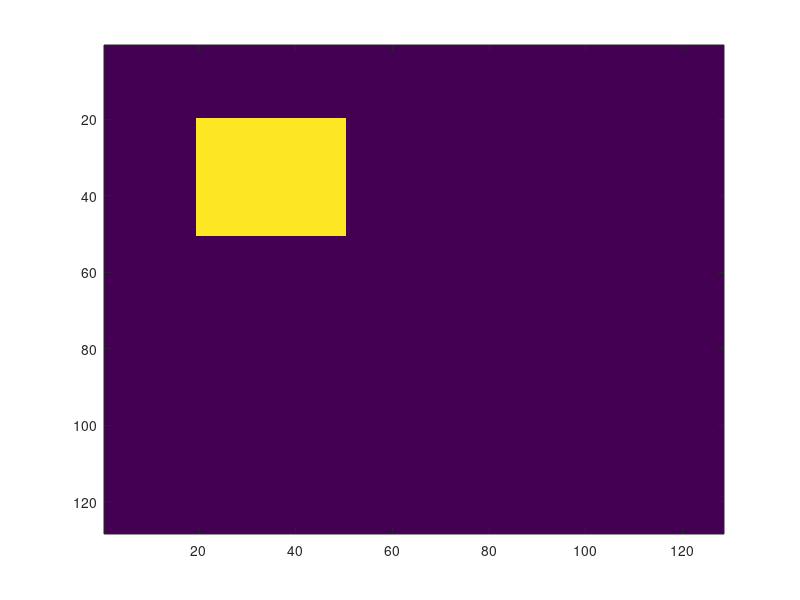
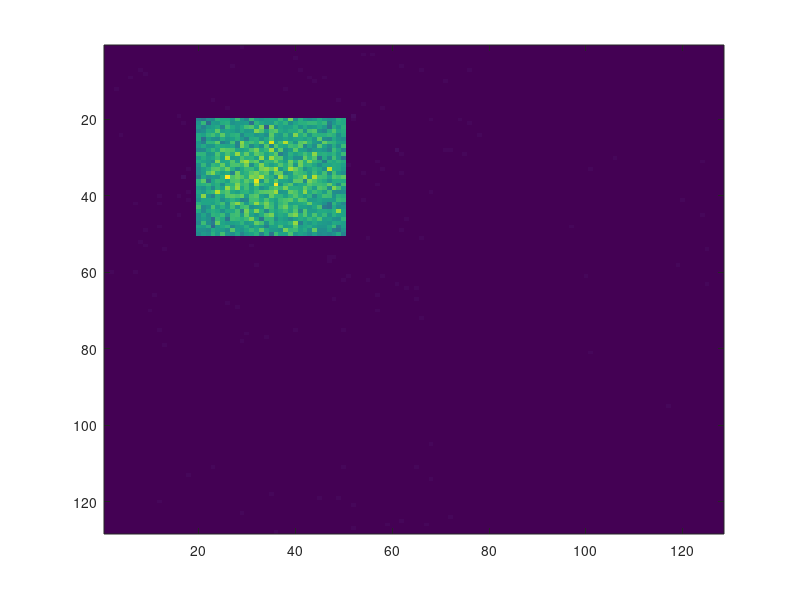
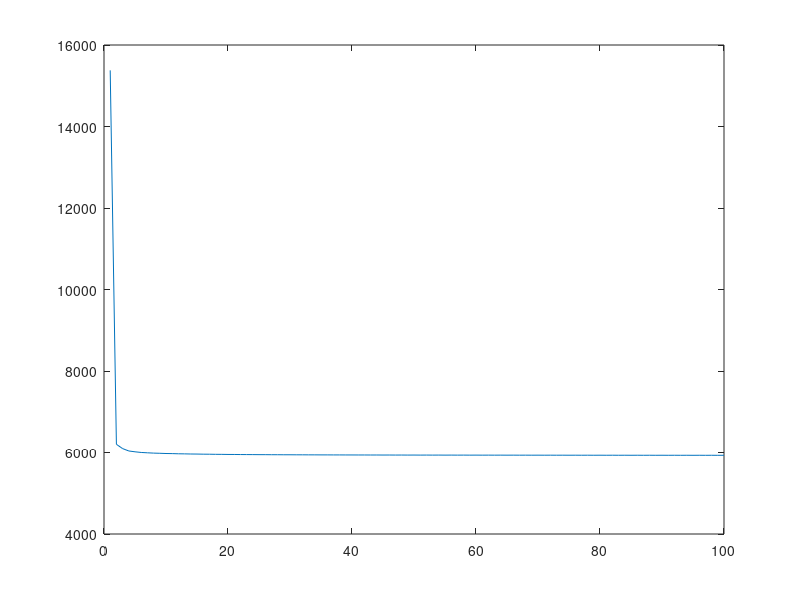

MATLAB code for these plots, in order:
%%% Gerchberg saxton
ImageSize = [128, 128];

InputField = complex(ones(ImageSize)); % Set up a uniform electric field with a phase of zero hitting the SLM.

SLM = round(rand(ImageSize)*255)*2*pi/255 - pi; % Here's where the problem is - I defined the phase from 0-2pi, not -pi to pi
hologramInput = (InputField.*exp(1i*SLM)); % Add the phase to the SLM

%create target shape
targetImage = complex(zeros(ImageSize));
targetImage(20:50, 20:50) = 1+1i;
targetImage = (targetImage - mean(targetImage(:)))./std(targetImage(:));

figure(1)
imagesc(abs(targetImage))

iteration = 0;
TotalIterations = 100;
Performance = zeros(1,TotalIterations);
%partition = [0:255];
%codebook = [-pi,pi]; %range of values to give
partition = [-pi: 2*pi/255: pi];
codebook = [-pi , pi];
while (iteration < TotalIterations) 
   
    TargetPl = fftshift(fft2(hologramInput));   
    
    ApproxTargetI = abs(TargetPl).^2;
    
    FTTargetPhase = angle(TargetPl);
    
    NewTarget = (targetImage .* exp(1i*FTTargetPhase));
    
    ApproxSourceAmp = ifft2(fftshift(NewTarget));
    
    %hologram = quantiz(angle(ApproxSourceAmp), partition, codebook); %doesn't work bc AppoxSourceAmp is not real
    hologram = round(angle(ApproxSourceAmp)*256/(2*pi))/(256/(2*pi));
    
    hologramInput = (InputField.*exp(1i*hologram));
    
    iteration = iteration +1;
    
    ApproxTargetINorm = (ApproxTargetI - mean(ApproxTargetI(:)))./std(ApproxTargetI(:));
    Performance(iteration) = sum(sum(abs(ApproxTargetINorm(:) - targetImage(:))));
end

figure(2)
imagesc(ApproxTargetI)

figure(3)
plot(Performance)

%test
